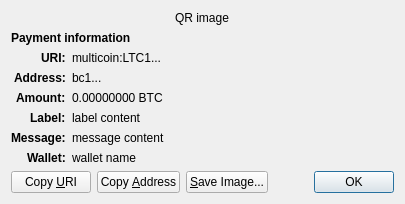
<?xml version="1.0" encoding="UTF-8"?>
<ui version="4.0">
 <class>ReceiveRequestDialog</class>
 <widget class="QDialog" name="ReceiveRequestDialog">
  <property name="geometry">
   <rect>
    <x>0</x>
    <y>0</y>
    <width>413</width>
    <height>229</height>
   </rect>
  </property>
  <property name="windowTitle">
   <string>Request payment to ...</string>
  </property>
  <layout class="QGridLayout" name="gridLayout" columnstretch="0,1">
   <property name="sizeConstraint">
    <enum>QLayout::SetFixedSize</enum>
   </property>
   <item row="0" column="0" colspan="2" alignment="Qt::AlignHCenter">
    <widget class="QRImageWidget" name="qr_code">
     <property name="text">
      <string notr="true">QR image</string>
     </property>
     <property name="textInteractionFlags">
      <set>Qt::NoTextInteraction</set>
     </property>
    </widget>
   </item>
   <item row="1" column="0" colspan="2">
    <widget class="QLabel" name="payment_header">
     <property name="font">
      <font>
       <weight>75</weight>
       <bold>true</bold>
      </font>
     </property>
     <property name="text">
      <string>Payment information</string>
     </property>
     <property name="textInteractionFlags">
      <set>Qt::NoTextInteraction</set>
     </property>
    </widget>
   </item>
   <item row="2" column="0" alignment="Qt::AlignRight|Qt::AlignTop">
    <widget class="QLabel" name="uri_tag">
     <property name="font">
      <font>
       <weight>75</weight>
       <bold>true</bold>
      </font>
     </property>
     <property name="text">
      <string notr="true">URI:</string>
     </property>
     <property name="textFormat">
      <enum>Qt::PlainText</enum>
     </property>
     <property name="textInteractionFlags">
      <set>Qt::NoTextInteraction</set>
     </property>
    </widget>
   </item>
   <item row="2" column="1" alignment="Qt::AlignTop">
    <widget class="QLabel" name="uri_content">
     <property name="text">
      <string notr="true">multicoin:LTC1...</string>
     </property>
     <property name="textFormat">
      <enum>Qt::RichText</enum>
     </property>
     <property name="wordWrap">
      <bool>true</bool>
     </property>
     <property name="textInteractionFlags">
      <set>Qt::TextSelectableByMouse</set>
     </property>
    </widget>
   </item>
   <item row="3" column="0" alignment="Qt::AlignRight|Qt::AlignTop">
    <widget class="QLabel" name="address_tag">
     <property name="font">
      <font>
       <weight>75</weight>
       <bold>true</bold>
      </font>
     </property>
     <property name="text">
      <string>Address:</string>
     </property>
     <property name="textInteractionFlags">
      <set>Qt::NoTextInteraction</set>
     </property>
    </widget>
   </item>
   <item row="3" column="1" alignment="Qt::AlignTop">
    <widget class="QLabel" name="address_content">
     <property name="text">
      <string notr="true">bc1...</string>
     </property>
     <property name="textFormat">
      <enum>Qt::PlainText</enum>
     </property>
     <property name="textInteractionFlags">
      <set>Qt::TextSelectableByMouse</set>
     </property>
    </widget>
   </item>
   <item row="4" column="0" alignment="Qt::AlignRight|Qt::AlignTop">
    <widget class="QLabel" name="amount_tag">
     <property name="font">
      <font>
       <weight>75</weight>
       <bold>true</bold>
      </font>
     </property>
     <property name="text">
      <string>Amount:</string>
     </property>
     <property name="textInteractionFlags">
      <set>Qt::NoTextInteraction</set>
     </property>
    </widget>
   </item>
   <item row="4" column="1" alignment="Qt::AlignTop">
    <widget class="QLabel" name="amount_content">
     <property name="text">
      <string notr="true">0.00000000 BTC</string>
     </property>
     <property name="textFormat">
      <enum>Qt::PlainText</enum>
     </property>
     <property name="textInteractionFlags">
      <set>Qt::TextSelectableByMouse</set>
     </property>
    </widget>
   </item>
   <item row="5" column="0" alignment="Qt::AlignRight|Qt::AlignTop">
    <widget class="QLabel" name="label_tag">
     <property name="font">
      <font>
       <weight>75</weight>
       <bold>true</bold>
      </font>
     </property>
     <property name="text">
      <string>Label:</string>
     </property>
     <property name="textInteractionFlags">
      <set>Qt::NoTextInteraction</set>
     </property>
    </widget>
   </item>
   <item row="5" column="1" alignment="Qt::AlignTop">
    <widget class="QLabel" name="label_content">
     <property name="text">
      <string notr="true">label content</string>
     </property>
     <property name="textFormat">
      <enum>Qt::PlainText</enum>
     </property>
     <property name="wordWrap">
      <bool>true</bool>
     </property>
     <property name="textInteractionFlags">
      <set>Qt::TextSelectableByMouse</set>
     </property>
    </widget>
   </item>
   <item row="6" column="0" alignment="Qt::AlignRight|Qt::AlignTop">
    <widget class="QLabel" name="message_tag">
     <property name="font">
      <font>
       <weight>75</weight>
       <bold>true</bold>
      </font>
     </property>
     <property name="text">
      <string>Message:</string>
     </property>
     <property name="textInteractionFlags">
      <set>Qt::NoTextInteraction</set>
     </property>
    </widget>
   </item>
   <item row="6" column="1" alignment="Qt::AlignTop">
    <widget class="QLabel" name="message_content">
     <property name="text">
      <string notr="true">message content</string>
     </property>
     <property name="textFormat">
      <enum>Qt::PlainText</enum>
     </property>
     <property name="wordWrap">
      <bool>true</bool>
     </property>
     <property name="textInteractionFlags">
      <set>Qt::TextSelectableByMouse</set>
     </property>
    </widget>
   </item>
   <item row="7" column="0" alignment="Qt::AlignRight|Qt::AlignTop">
    <widget class="QLabel" name="wallet_tag">
     <property name="font">
      <font>
       <weight>75</weight>
       <bold>true</bold>
      </font>
     </property>
     <property name="text">
      <string>Wallet:</string>
     </property>
     <property name="textInteractionFlags">
      <set>Qt::NoTextInteraction</set>
     </property>
    </widget>
   </item>
   <item row="7" column="1" alignment="Qt::AlignTop">
    <widget class="QLabel" name="wallet_content">
     <property name="text">
      <string notr="true">wallet name</string>
     </property>
     <property name="textFormat">
      <enum>Qt::PlainText</enum>
     </property>
     <property name="wordWrap">
      <bool>true</bool>
     </property>
     <property name="textInteractionFlags">
      <set>Qt::TextSelectableByMouse</set>
     </property>
    </widget>
   </item>
   <item row="8" column="0" colspan="2">
    <layout class="QHBoxLayout" name="horizontalLayout">
     <item>
      <widget class="QPushButton" name="btnCopyURI">
       <property name="text">
        <string>Copy &amp;URI</string>
       </property>
       <property name="autoDefault">
        <bool>false</bool>
       </property>
      </widget>
     </item>
     <item>
      <widget class="QPushButton" name="btnCopyAddress">
       <property name="text">
        <string>Copy &amp;Address</string>
       </property>
       <property name="autoDefault">
        <bool>false</bool>
       </property>
      </widget>
     </item>
     <item>
      <widget class="QPushButton" name="btnSaveAs">
       <property name="text">
        <string>&amp;Save Image...</string>
       </property>
       <property name="autoDefault">
        <bool>false</bool>
       </property>
      </widget>
     </item>
     <item>
      <spacer name="horizontalSpacer_2">
       <property name="orientation">
        <enum>Qt::Horizontal</enum>
       </property>
       <property name="sizeHint" stdset="0">
        <size>
         <width>40</width>
         <height>20</height>
        </size>
       </property>
      </spacer>
     </item>
     <item>
      <widget class="QDialogButtonBox" name="buttonBox">
       <property name="focusPolicy">
        <enum>Qt::StrongFocus</enum>
       </property>
       <property name="standardButtons">
        <set>QDialogButtonBox::Ok</set>
       </property>
      </widget>
     </item>
    </layout>
   </item>
  </layout>
 </widget>
 <customwidgets>
  <customwidget>
   <class>QRImageWidget</class>
   <extends>QLabel</extends>
   <header>qt/qrimagewidget.h</header>
  </customwidget>
 </customwidgets>
 <tabstops>
  <tabstop>buttonBox</tabstop>
  <tabstop>btnCopyURI</tabstop>
  <tabstop>btnCopyAddress</tabstop>
  <tabstop>btnSaveAs</tabstop>
 </tabstops>
 <resources/>
 <connections>
  <connection>
   <sender>buttonBox</sender>
   <signal>accepted()</signal>
   <receiver>ReceiveRequestDialog</receiver>
   <slot>accept()</slot>
   <hints>
    <hint type="sourcelabel">
     <x>135</x>
     <y>230</y>
    </hint>
    <hint type="destinationlabel">
     <x>135</x>
     <y>126</y>
    </hint>
   </hints>
  </connection>
 </connections>
</ui>
